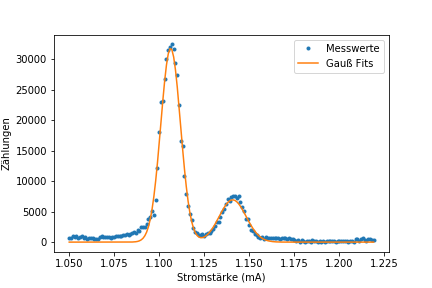

Recreate this plot in Python.
#!/usr/bin/env python3
# -*- coding: utf-8 -*-
"""
Created on Mon Jul  8 14:20:57 2019

@author: nils
"""
import matplotlib.pyplot as plt


filename = "Kalibrierung.dat"
infile = open(filename, 'r')  # Open file for reading
# Read x and y coordinates from the file and store in lists
x = []
y = []
Model = []
for line in infile:
    words = line.split()      # Split line into words
    if (float(words[2])) == 1:
        x.append(float(words[0]))
        y.append(float(words[1]))  
        Model.append(float(words[3]))
infile.close()

plt.plot(x,y,".",label = "Messwerte")
plt.plot(x,Model,label = "Gauß Fits")
plt.xlabel("Stromstärke (mA)")
plt.ylabel("Zählungen")
plt.legend()
plt.savefig("Kalibrierung.png")
plt.show()